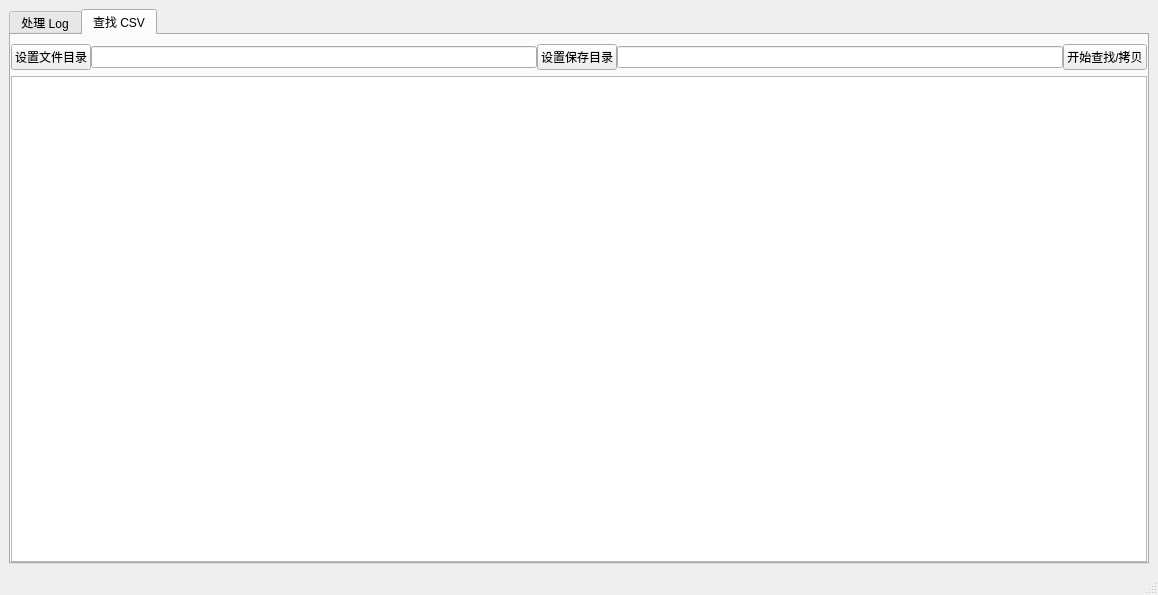
<?xml version="1.0" encoding="UTF-8"?>
<ui version="4.0">
 <class>LogAnalysisTool</class>
 <widget class="QMainWindow" name="LogAnalysisTool">
  <property name="geometry">
   <rect>
    <x>0</x>
    <y>0</y>
    <width>1158</width>
    <height>595</height>
   </rect>
  </property>
  <property name="windowTitle">
   <string>Log-Analysis-Tool</string>
  </property>
  <property name="autoFillBackground">
   <bool>true</bool>
  </property>
  <property name="styleSheet">
   <string notr="true"/>
  </property>
  <widget class="QWidget" name="centralwidget">
   <property name="whatsThis">
    <string/>
   </property>
   <layout class="QVBoxLayout" name="verticalLayout_5">
    <item>
     <widget class="QTabWidget" name="tabWidget">
      <property name="currentIndex">
       <number>1</number>
      </property>
      <widget class="QWidget" name="tab_process_log">
       <attribute name="title">
        <string>处理 Log</string>
       </attribute>
       <layout class="QVBoxLayout" name="verticalLayout_4">
        <property name="leftMargin">
         <number>0</number>
        </property>
        <property name="topMargin">
         <number>9</number>
        </property>
        <property name="rightMargin">
         <number>0</number>
        </property>
        <property name="bottomMargin">
         <number>0</number>
        </property>
        <item>
         <layout class="QVBoxLayout" name="process_log_v_l">
          <property name="spacing">
           <number>0</number>
          </property>
          <item>
           <layout class="QHBoxLayout" name="process_log_h_l">
            <item>
             <widget class="QLabel" name="label_start_time">
              <property name="text">
               <string>开始时间：</string>
              </property>
             </widget>
            </item>
            <item>
             <widget class="QDateTimeEdit" name="input_dt_start">
              <property name="focusPolicy">
               <enum>Qt::ClickFocus</enum>
              </property>
              <property name="buttonSymbols">
               <enum>QAbstractSpinBox::UpDownArrows</enum>
              </property>
              <property name="correctionMode">
               <enum>QAbstractSpinBox::CorrectToPreviousValue</enum>
              </property>
              <property name="showGroupSeparator" stdset="0">
               <bool>false</bool>
              </property>
              <property name="displayFormat">
               <string>yyyy-MM-dd HH:mm:ss</string>
              </property>
              <property name="calendarPopup">
               <bool>true</bool>
              </property>
              <property name="timeSpec">
               <enum>Qt::LocalTime</enum>
              </property>
             </widget>
            </item>
            <item>
             <widget class="QLabel" name="label_end_time">
              <property name="text">
               <string>结束时间：</string>
              </property>
             </widget>
            </item>
            <item>
             <widget class="QDateTimeEdit" name="input_dt_end">
              <property name="focusPolicy">
               <enum>Qt::ClickFocus</enum>
              </property>
              <property name="displayFormat">
               <string>yyyy-MM-dd HH:mm:ss</string>
              </property>
              <property name="calendarPopup">
               <bool>true</bool>
              </property>
             </widget>
            </item>
            <item>
             <widget class="QPushButton" name="btn_log">
              <property name="text">
               <string>设置 Log 目录</string>
              </property>
             </widget>
            </item>
            <item>
             <widget class="QLineEdit" name="input_log">
              <property name="mouseTracking">
               <bool>false</bool>
              </property>
              <property name="readOnly">
               <bool>true</bool>
              </property>
             </widget>
            </item>
            <item>
             <widget class="QPushButton" name="btn_csv">
              <property name="text">
               <string>设置 CSV 目录</string>
              </property>
             </widget>
            </item>
            <item>
             <widget class="QLineEdit" name="input_csv">
              <property name="readOnly">
               <bool>true</bool>
              </property>
             </widget>
            </item>
            <item>
             <widget class="QPushButton" name="btn_img">
              <property name="text">
               <string>设置图片目录</string>
              </property>
             </widget>
            </item>
            <item>
             <widget class="QLineEdit" name="input_img">
              <property name="readOnly">
               <bool>true</bool>
              </property>
             </widget>
            </item>
            <item>
             <widget class="QPushButton" name="pushButton_3">
              <property name="text">
               <string>设置结果保存目录</string>
              </property>
             </widget>
            </item>
            <item>
             <widget class="QLineEdit" name="input_result">
              <property name="readOnly">
               <bool>true</bool>
              </property>
             </widget>
            </item>
            <item>
             <widget class="QPushButton" name="btn_save">
              <property name="text">
               <string>保存结果</string>
              </property>
             </widget>
            </item>
           </layout>
          </item>
          <item>
           <layout class="QHBoxLayout" name="process_log_h_l_1">
            <property name="spacing">
             <number>6</number>
            </property>
            <item>
             <layout class="QVBoxLayout" name="process_log_v_l_1">
              <item>
               <widget class="QLabel" name="label_2">
                <property name="font">
                 <font>
                  <pointsize>16</pointsize>
                 </font>
                </property>
                <property name="layoutDirection">
                 <enum>Qt::LeftToRight</enum>
                </property>
                <property name="styleSheet">
                 <string notr="true">color:skyblue;</string>
                </property>
                <property name="frameShape">
                 <enum>QFrame::NoFrame</enum>
                </property>
                <property name="text">
                 <string>已清扫</string>
                </property>
                <property name="alignment">
                 <set>Qt::AlignCenter</set>
                </property>
                <property name="margin">
                 <number>0</number>
                </property>
               </widget>
              </item>
              <item>
               <widget class="QTableView" name="tableView"/>
              </item>
             </layout>
            </item>
            <item>
             <layout class="QVBoxLayout" name="process_log_v_l_2">
              <item>
               <widget class="QLabel" name="label_3">
                <property name="font">
                 <font>
                  <pointsize>16</pointsize>
                 </font>
                </property>
                <property name="styleSheet">
                 <string notr="true">color:skyblue;</string>
                </property>
                <property name="text">
                 <string>已上报</string>
                </property>
                <property name="alignment">
                 <set>Qt::AlignCenter</set>
                </property>
                <property name="margin">
                 <number>0</number>
                </property>
               </widget>
              </item>
              <item>
               <widget class="QTableView" name="tableView_1"/>
              </item>
             </layout>
            </item>
           </layout>
          </item>
         </layout>
        </item>
       </layout>
      </widget>
      <widget class="QWidget" name="tab_find_csv">
       <attribute name="title">
        <string>查找 CSV</string>
       </attribute>
       <layout class="QVBoxLayout" name="verticalLayout_7">
        <property name="leftMargin">
         <number>0</number>
        </property>
        <property name="rightMargin">
         <number>0</number>
        </property>
        <property name="bottomMargin">
         <number>0</number>
        </property>
        <item>
         <layout class="QVBoxLayout" name="find_csv_v_l">
          <property name="spacing">
           <number>0</number>
          </property>
          <item>
           <layout class="QHBoxLayout" name="find_csv_h_l">
            <item>
             <widget class="QPushButton" name="btn_file">
              <property name="text">
               <string>设置文件目录</string>
              </property>
             </widget>
            </item>
            <item>
             <widget class="QLineEdit" name="input_file">
              <property name="readOnly">
               <bool>true</bool>
              </property>
             </widget>
            </item>
            <item>
             <widget class="QPushButton" name="btn_save_2">
              <property name="text">
               <string>设置保存目录</string>
              </property>
             </widget>
            </item>
            <item>
             <widget class="QLineEdit" name="input_save">
              <property name="readOnly">
               <bool>true</bool>
              </property>
             </widget>
            </item>
            <item>
             <widget class="QPushButton" name="btn_move">
              <property name="text">
               <string>开始查找/拷贝</string>
              </property>
             </widget>
            </item>
           </layout>
          </item>
         </layout>
        </item>
        <item>
         <widget class="QListView" name="listView">
          <property name="minimumSize">
           <size>
            <width>600</width>
            <height>250</height>
           </size>
          </property>
         </widget>
        </item>
       </layout>
      </widget>
     </widget>
    </item>
   </layout>
  </widget>
  <widget class="QStatusBar" name="statusbar"/>
  <action name="action_log">
   <property name="text">
    <string>打开 日志 所在目录</string>
   </property>
   <property name="shortcut">
    <string>Ctrl+O</string>
   </property>
  </action>
  <action name="action_result">
   <property name="text">
    <string>设置 结果 保存目录</string>
   </property>
   <property name="shortcut">
    <string>Ctrl+S</string>
   </property>
  </action>
  <action name="action_CSV">
   <property name="text">
    <string>打开CSV文件</string>
   </property>
  </action>
  <action name="action_3">
   <property name="text">
    <string>打开图片目录</string>
   </property>
  </action>
 </widget>
 <resources/>
 <connections/>
</ui>
